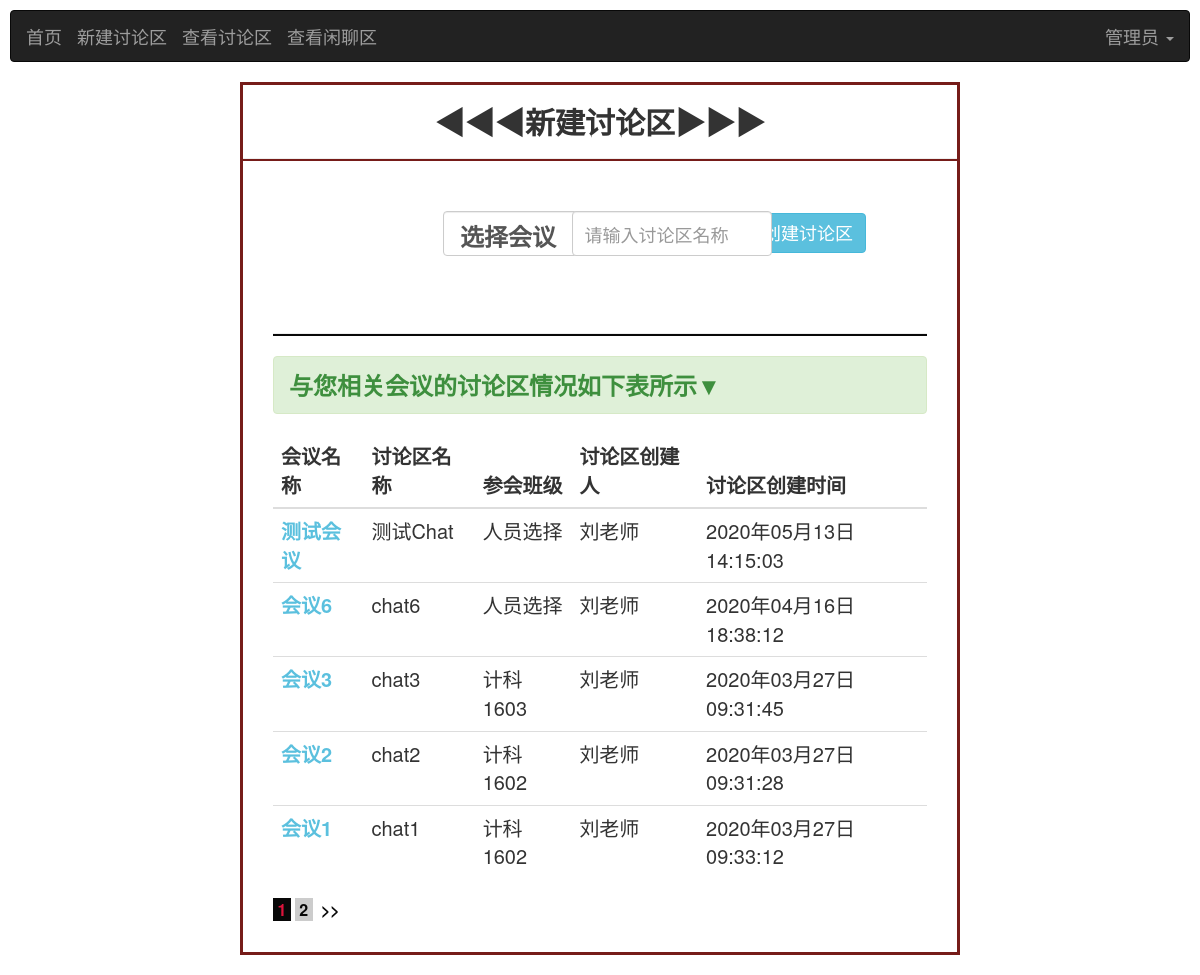
Page /chat/newChat/1/1/0 (signed in) on the committed database.
### base/models.py (models this page shows, shortened)
class User(AbstractUser):#继承内置模型User，并在User的基础上添加新字段
    USER_TYPE = (
        (0, "学生"),
        (1, "老师"),
        (2, "管理员"),#需根据user_type的字段类型进行设置
    )
    name = models.CharField('姓名', max_length=50,default='')
    introduce = models.TextField('简介', default='什么都没留下...')
    photo = models.ImageField('头像', blank=True, upload_to='images/user/')
    user_type = models.IntegerField('身份标识(0:学生/1:老师/2:管理员)',default=0,choices=USER_TYPE)
    user_banji=models.ForeignKey(Banji,on_delete=models.CASCADE, null=True,blank=True,verbose_name='用户班级')
    user_major=models.ForeignKey(Major,on_delete=models.CASCADE,null=True,blank=True,verbose_name='用户专业')

class Banji(models.Model):
    banji_name = models.CharField(default='',max_length=50, unique=True)
    banji_major = models.ForeignKey(Major, on_delete=models.CASCADE, null=False,verbose_name='班级的专业')
    class Meta:
        verbose_name = '班级'  # 模型类的名字
        verbose_name_plural = '班级'  # 模型类名字的复数形式，且优先显示

### chat/models.py (models this page shows, shortened)
class Chat(models.Model):
    CHAT_START = (
        (1, "开启"),
        (0, "关闭"),
    )
    chat_user=models.ForeignKey(User,on_delete=models.CASCADE,default="",verbose_name='讨论区创建者')
    chat_name= models.CharField("讨论区名称",max_length=100)
    meeting=models.ForeignKey(Meeting,on_delete=models.CASCADE,default="",verbose_name='讨论区的会议')
    chat_start=models.IntegerField("讨论区开启标志",default=0,choices=CHAT_START)
    create_date=models.DateTimeField("讨论区创建时间",default=timezone.now)#新增时自动获取当前日期
    class Meta:
        verbose_name = '讨论区'#模型类的名字
        verbose_name_plural = '讨论区'#模型类名字的复数形式，且优先显示

### meeting/models.py (models this page shows, shortened)
class Meeting(models.Model):
    meeting_name= models.CharField("会议名字",max_length=50)
    meeting_theme=models.CharField("会议主题",default="",max_length=50)
    meeting_user=models.ForeignKey(User,on_delete=models.CASCADE,null=False,verbose_name='会议发布者')
    meeting_banji=models.ForeignKey(Banji,on_delete=models.CASCADE,null=False,verbose_name='会议的班级')
    meeting_file=models.FileField("上传文件",blank=True,upload_to='upload/files/')
    filename=models.CharField("文件名",default="",max_length=50)
    filesize=models.IntegerField("文件大小",null=True,blank=True)
    create_date=models.DateTimeField("会议创建时间",default=timezone.now)#新增时自动获取当前日期
    class Meta:
        verbose_name = '会议'#模型类的名字
        verbose_name_plural = '会议'#模型类名字的复数形式，且优先显示

### chat/views.py (the view)
# urls.py: path('newChat/<int:id>/<int:page>/<int:type>', newChatView, name='newChat'),
@login_required(login_url='/')
def newChatView(request,id,page, type):
    user = User.objects.get(id=id)
    if user.user_type == 1:  # 老师用户
        meetings = Meeting.objects.filter(meeting_user_id=id).order_by('-create_date')
    else:  # 管理员用户
        meetings = Meeting.objects.all().order_by('-create_date')
    createFail=False
    res=False
    Flag=False
    if request.method == 'POST': #POST创建聊天室
        meeting_id=request.POST.get('meeting','')
        meeting_id = int(meeting_id)
        chat_name = request.POST.get('chat_name', '')
        if meeting_id==0:
            res = True
            tips = "请选择要创建讨论区的会议"
            chats = []
            for meeting in meetings:
                chat = Chat.objects.filter(meeting_id=meeting.id)
                if chat.exists():
                    chats.append(chat[0])
            if len(chats) == 0:  # 还没有任何会议的聊天室被创建
                result = True
            else:
                result = False
            c = Paginator(chats, 5)
            try:
                pages = c.page(page)
            except PageNotAnInteger:
                pages = c.page(1)
            except EmptyPage:
                pages = c.page(c.num_pages)
            return render(request, 'newChat.html', locals())
        else:#会议选择有效
            c=Chat.objects.filter(meeting_id=meeting_id)
            if c.exists():#该会议已有对应讨论区，无需重复创建
                Flag=True
                chats = []
                for meeting in meetings:
                    chat = Chat.objects.filter(meeting_id=meeting.id)
                    if chat.exists():
                        chats.append(chat[0])
                if len(chats) == 0:  # 还没有会议的聊天室被创建
                    result = True
                else:
                    result = False
                c = Paginator(chats, 5)
                try:
                    pages = c.page(page)
                except PageNotAnInteger:
                    pages = c.page(1)
                except EmptyPage:
                    pages = c.page(c.num_pages)
                return render(request, 'newChat.html', locals())
            else:
                value = {'chat_user_id':user.id, 'chat_name': chat_name, 'meeting_id': meeting_id}
                Chat.objects.create(**value)
                kwargs = {'id': id, 'page': 1, 'type': 1}
                return redirect(reverse('chat:newChat', kwargs=kwargs))
    else:#GET时，显示会议聊天室信息记录
        chats=[]
        for meeting in meetings:
            chat=Chat.objects.filter(meeting_id=meeting.id)
            if chat.exists():
                chats.append(chat[0])
        if len(chats)==0:#还没有会议的聊天室被创建
            result=True
        else:
            result=False
        c = Paginator(chats, 5)
        try:
            pages = c.page(page)
        except PageNotAnInteger:
            pages = c.page(1)
        except EmptyPage:
            pages = c.page(c.num_pages)
        return render(request, 'newChat.html', locals())

### templates/newChat.html (shortened to what this page needs)
<!DOCTYPE html>
<html lang="en">
<head>
    {% load staticfiles %}
    <link rel="stylesheet" href="https://cdn.staticfile.org/twitter-bootstrap/3.3.7/css/bootstrap.min.css">
</head>
<body>
<div style="margin: 10px">
    <nav class="navbar navbar-inverse" role="navigation">
        <div class="container-fluid">
            <div class="navbar-header">
                <a class="navbar-brand" href="{% url 'index:index' id 1 %}">首页</a>
            </div>
            <div class="navbar-header">
                <a class="navbar-brand" href="{% url 'chat:newChat' id 1 0 %}">新建讨论区</a>
            </div>
            <div class="navbar-header">
                <a class="navbar-brand" href="{% url 'chat:checkChat' id 1 %}">查看讨论区</a>
            </div>
            <div class="navbar-header">
                <a class="navbar-brand" href="{% url 'chat:checkChatArea' id 1 %}">查看闲聊区</a>
            </div>
            <div>
                <ul class="nav navbar-nav navbar-right">
                    <li class="dropdown">
                        <a href="" class="dropdown-toggle" data-toggle="dropdown" style="font-size: 18px">
                            {% if user.name == "" %}
                                {{ user.username }}
                            {% else %}
                                {{ user.name }}
                            {% endif %}
                            <b class="caret"></b>
                        </a>
                    </li>
                </ul>
            </div>
        </div>
    </nav>
</div>
<br/>
<main style="margin-top:-20px;margin-bottom: 20px;margin-left: 240px;margin-right: 240px;border: solid;border-color: #761c19">
    <div class="infosbox">
        <h2 style="text-align: center"><strong>◀◀◀新建讨论区▶▶▶</strong></h2>
        <hr style="background-color: #761c19;height: 2px">
        <div style="margin: 30px">
            <form action="" method="post" name="newChat" onsubmit="return Check(document.newChat)">
                <br/>
                <div class="form-group">
                    <div class="col-sm-3">
                        <select name="meeting" class="form-control"
                                style="width:145px;height:45px;margin-left:155px;font-weight: bold;font-size:x-large">
                            <option value="0">选择会议</option>
                        </select>
                    </div>
                </div>
                <div class="form-group">
                    <div class="col-sm-3">
                        <input name="chat_name" class="form-control" placeholder="请输入讨论区名称"
                               style="width:200px;height:45px; margin-left: 120px;margin-top: -15px; font-size: large"
                               type="text">
                    </div>
                </div>
                <button type="submit" class="btn btn-info"
                        style="margin-left: 150px;font-size: large;margin-top: -13px">
                    创建讨论区
                </button>
            </form>
            {% if res %}
                <h3>
                    <div class="alert alert-warning"
                         style="text-align: center;font-weight: bold">{{ tips }}
                    </div>
                </h3>
            {% else %}
                {% if Flag %}
                    <h3>
                        <div class="alert alert-warning"
                             style="text-align: center;font-weight: bold">该会议已有对应讨论区，无需重复创建
                        </div>
                    </h3>
                {% else %}
                    {% if type == 1 %}
                        <h3>
                            <div class="alert alert-success"
                                 style="text-align: center;font-weight: bold">成功创建讨论区
                            </div>
                        </h3>
                    {% else %}
                        <br/>
                        <br/>
                        <br/>
                    {% endif %}
                {% endif %}
            {% endif %}
            <hr style="background-color:#080808 ;height: 2px">
            {% if result %}
                <h3>
                    <div class="alert alert-info"
                         style="text-align:left;color: #28a4c9 ;font-weight: bold">目前还没有与您相关会议的讨论区被创建！
                    </div>
                </h3>
            {% else %}
                <h3>
                    <div class="alert alert-success"
                         style="text-align: left;color:#3e8f3e;font-weight: bold">与您相关会议的讨论区情况如下表所示▼
                    </div>
                </h3>
            {% endif %}
            <table class="table table-hover">
                <thead>
                <tr style="font-size: 20px">
                    <th>会议名称</th>
                    <th>讨论区名称</th>
                    <th>参会班级</th>
                    <th>讨论区创建人</th>
                    <th>讨论区创建时间</th>
                </tr>
                </thead>
                <tbody>
                {% for list in pages %}
                    <tr style="font-size: 20px">
                        <td style="font-weight: bold;color: #5bc0de ">{{ list.meeting.meeting_name }}</td>
                        <td>{{ list.chat_name }}</td>
                        <td>{{ list.meeting.meeting_banji.banji_name }}</td>
                        <td>{{ list.chat_user.name }}</td>
                        <td>{{ list.create_date|date:"Y年m月d日H:i:s" }}</td>
                    </tr>
                {% endfor %}
                </tbody>
            </table>
            <div class="pagelist">
                {% if pages.object_list %}
                    {% for page in pages.paginator.page_range %}
                        {% if pages.number == page %}
                            <a href="javascript:;" class="curPage" style="color: #080808;font-size: medium;
                            font-weight: bold;color: crimson ;background-color: #080808 ">&nbsp{{ page }}&nbsp</a>
                        {% else %}
                            <a href="{% url 'chat:newChat' id page 0 %}" style="color: #080808;font-size: medium;
                            font-weight: bold;background-color: #cccccc ">&nbsp{{ page }}&nbsp</a>
                        {% endif %}
                    {% endfor %}
                {% endif %}
                {% if pages.has_next %}
                    <a href="{% url 'chat:newChat' id pages.next_page_number 0 %}"
                       style="color: #080808;font-size: medium;font-weight: bold ">
                        &nbsp>>&nbsp</a>
                {% endif %}
            </div>
        </div>
    </div>
</main>
</body>
</html>

### rows in the picture
User: name "管理员"
Chat: meeting.meeting_name "测试会议", chat_name "测试Chat", meeting.meeting_banji.banji_name "人员选择", chat_user.name "刘老师", create_date "2020年05月13日14:15:03"
Chat: meeting.meeting_name "会议6", chat_name "chat6", meeting.meeting_banji.banji_name "人员选择", chat_user.name "刘老师", create_date "2020年04月16日18:38:12"
Chat: meeting.meeting_name "会议3", chat_name "chat3", meeting.meeting_banji.banji_name "计科1603", chat_user.name "刘老师", create_date "2020年03月27日09:31:45"
Chat: meeting.meeting_name "会议2", chat_name "chat2", meeting.meeting_banji.banji_name "计科1602", chat_user.name "刘老师", create_date "2020年03月27日09:31:28"
Chat: meeting.meeting_name "会议1", chat_name "chat1", meeting.meeting_banji.banji_name "计科1602", chat_user.name "刘老师", create_date "2020年03月27日09:33:12"

### other values in the picture
{{ page }} "1"
{{ page }} "2"
